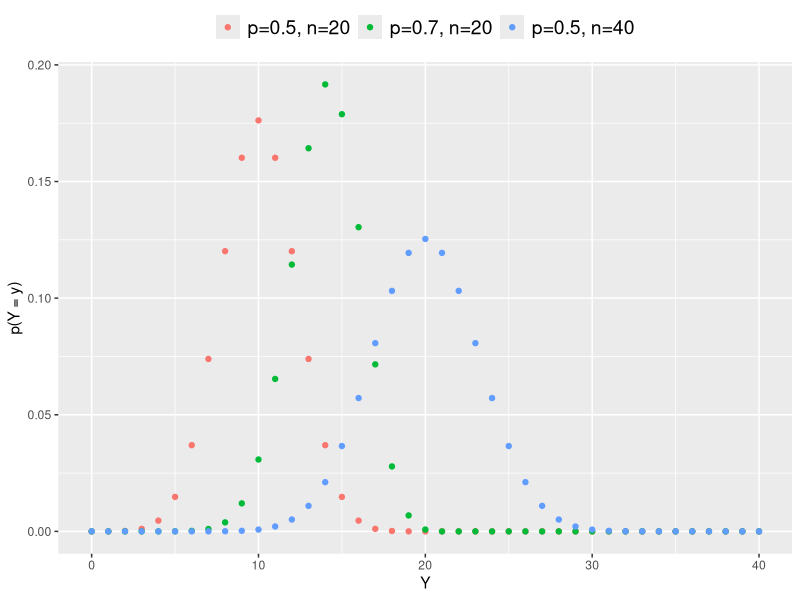
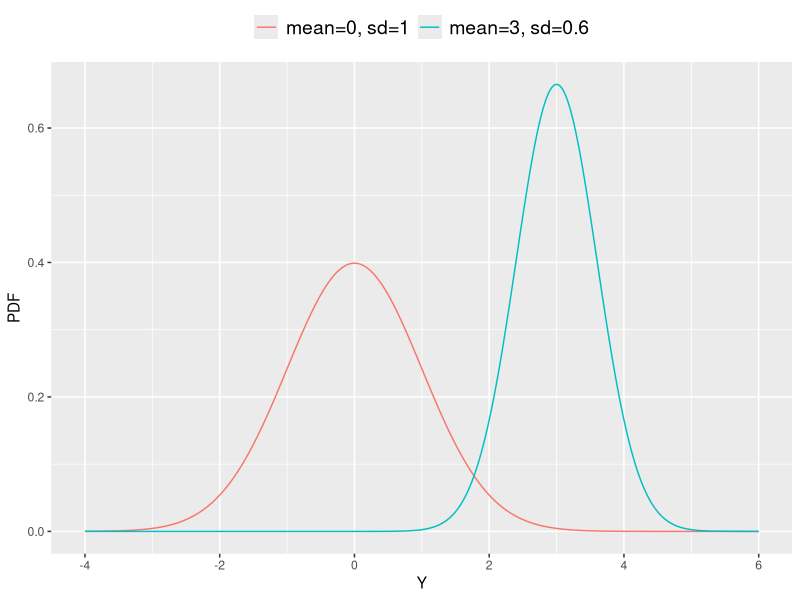
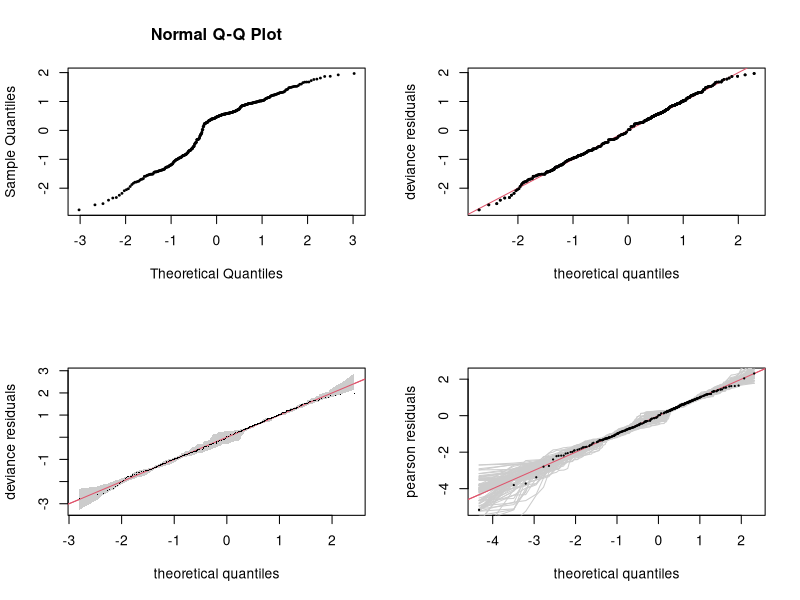
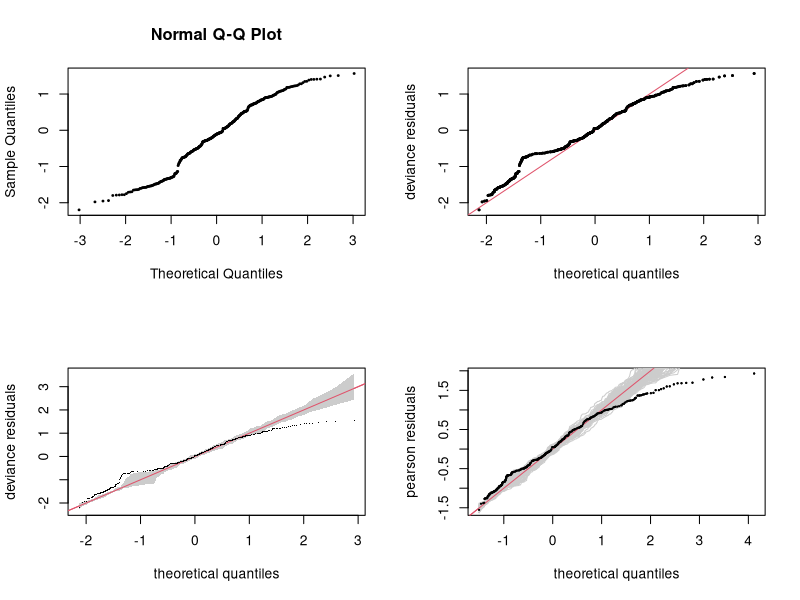
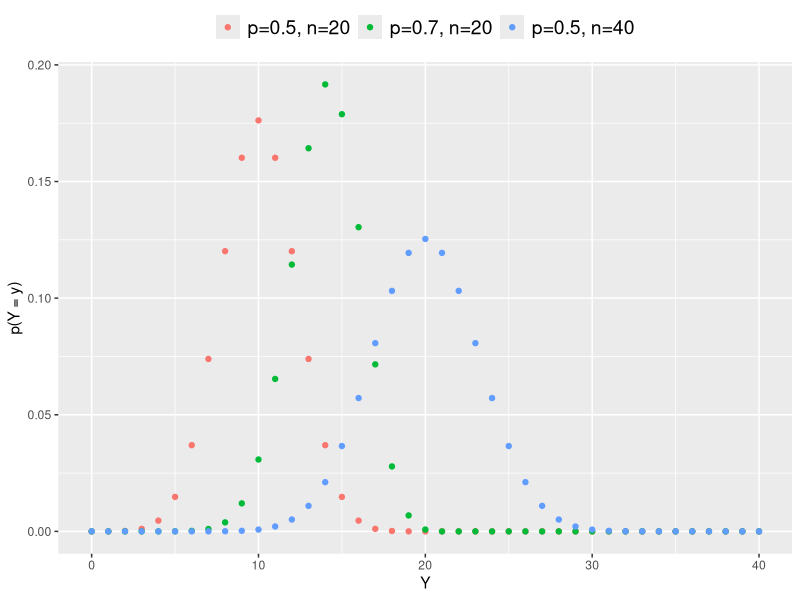
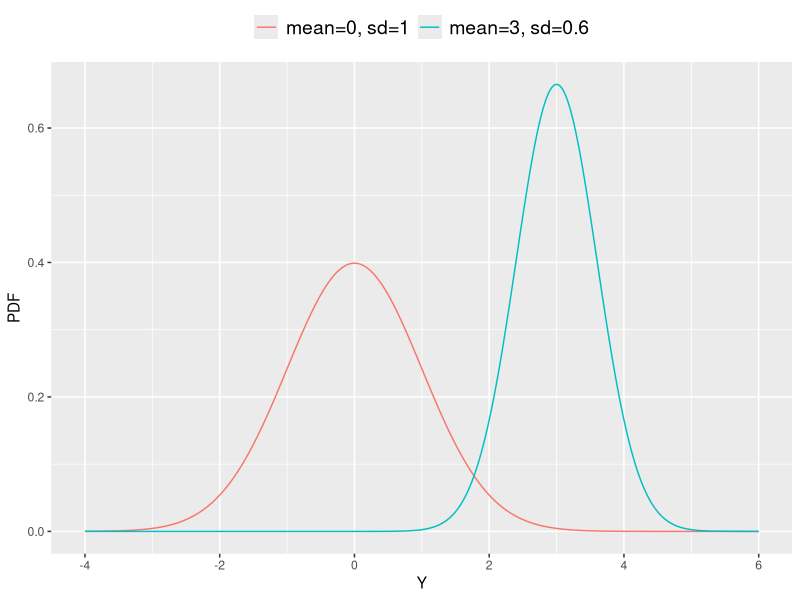

The R source for these figures, in order: (Note: this script raises an error after producing the figures.)
#Script RegressionModelOverview_MCF_PostWorkshop.r...Megan C. Ferguson...27 December 2021

  library(ggplot2)

  #What is the binomial distribution?

    #Plot the probability density functions for three Bin distributions:
    #dens1: p=0.5, n=20
    #dens2: p=0.7, n=20
    #dens3: p=0.5, n=40
      
      x <- seq(from=0, to=40, by=1)
      
      dens1 <- dbinom(x,
                     size=20,
                     prob = 0.5)
      
      dens2 <- dbinom(x,
                     size=20,
                     prob = 0.7)
      
      dens3 <- dbinom(x,
                     size=40,
                     prob = 0.5)
      
      df.dens <- cbind.data.frame(x, dens1, dens2, dens3)
      
      ggplot(df.dens, aes(x)) +
        geom_point(aes(y = dens1, colour = "dens1")) + 
        geom_point(aes(y = dens2, colour = "dens2")) +
        geom_point(aes(y = dens3, colour = "dens3")) +
        xlab("Y") +
        ylab("p(Y = y)") + 
        scale_color_hue(labels=c("p=0.5, n=20", 
                                 "p=0.7, n=20",
                                 "p=0.5, n=40")) +
        theme(legend.title = element_blank(),
              legend.text = element_text(size=14),
              legend.position = "top")
      ggsave(filename="Figures\\3_Binomial_Distributions.png",
             device="png", width=7.5, height=6.5, units="in")
      
  #What is the normal distribution?

    #Plot the probability density functions for two normal distributions:
    #dens1 has a mean=0 and standard deviation=1
    #dens2 has mean=3, sd=0.6
      x <- seq(from=-4, to=6, by=0.01)
      dens1 <- dnorm(x,
                     mean=0,
                     sd = 1)
      dens2 <- dnorm(x,
                     mean=3,
                     sd = 0.6)
      df.dens <- cbind.data.frame(x, dens1, dens2)
      ggplot(df.dens, aes(x)) +
        geom_line(aes(y = dens1, colour = "dens1")) + 
        geom_line(aes(y = dens2, colour = "dens2")) +
        xlab("Y") +
        ylab("PDF") + 
        scale_color_hue(labels=c("mean=0, sd=1", 
                                 "mean=3, sd=0.6")) +
        theme(legend.title = element_blank(),
              legend.text = element_text(size=14),
              legend.position = "top")        
      ggsave(filename="Figures\\2_Normal_Distributions.png",
             device="png", width=7.5, height=6.5, units="in")
      
  #A binomial, link="logit" (i.e., logistic) GAM from the mgcv package manual,
  #mgcv.pdf, page 200
      
    library(mgcv)
      
    ## simulate binomial data...
      set.seed(0) #Set seed for random number generator to get the same
                  #random numbers every time
      
      n.samp <- 400 #Set sample size
      
      dat <- gamSim(1,n=n.samp,dist="binary",scale=.33) #Simulate data
      
      p <- binomial()$linkinv(dat$f) ## binomial p
        #Break down the command above: Type ?stats::family in the R console to 
        #view the R helpfile that explains this further.
          B <- binomial() #Create an object called B that is class "family",
                          #in this case, the binomial family
          
          #Investgate B, which is a list with multiple named elements
            class(B) #The class of B.
            names(B) #The names assigned to B.
            B$family #The family name, as a character.
            B$link   #The name of the link function, as a character.
            B$linkfun#The link function, as a function.
                     #The logit link function is defined as log(p/(1-p))
            B$linkinv#The inverse of the link function, as a function.
                     #The inverse logit is exp(x)/(1 + exp(x))
            
          #So, binomial()$linkinv(dat$f) applies the inverse logit function
          #to the values stored in dat$f:
            
            test <- exp(dat$f)/(1 + exp(dat$f)) #Compute "p" manually
            summary(test - p) #These are identical

      n <- sample(c(1,3),n.samp,replace=TRUE) ## binomial n
        #Break down the command above: sample() is a function that 
        #randomly samples from the elements in c(1,3), n.samp times, with
        #replacement. n.samp is defined as 400 above. So, n is just a 
        #vector with 400 elements that is composed of a random assignment
        #of 1s and 3s, representing total # of trials for use by rbinom
        #below.
      
      dat$y <- rbinom(n,n,p)
        #Break down the command above: rbinom() creates length(n) random 
        #numbers from the binomial distribution. The binomial distribution
        #is defined by two parameters: 1) the number of trials (called n
        #here); and 2) the probability of success on each trial (p). The 
        #result is a vector y, the randomly-generated number of successes. 
        #The ith element of y, y[i], is the result
        #of randomly drawing from the binomial distribution with number of
        #trials equal to n[i] and probability of success on a single trial
        #equal to p[i]. y[i] corresponds to the number of successes out of 
        #n[i] trials.
      
      dat$n <- n #Save the n created above to dataframe dat
      
      lr.fit <- gam(y/n~s(x0)+s(x1)+s(x2)+s(x3),family=binomial,
                    data=dat,weights=n,method="REML")
        #Here, y/n is the proportion of successes, computed as the number
        #of successful trials divided by the total number of trials.
      
        #Also, note that the default link function for the binomial family 
        #is the logit. (See ?stats::family). The call above is identical to the
        #following:
          test <- gam(y/n~s(x0)+s(x1)+s(x2)+s(x3),family=binomial(link="logit"),
                      data=dat,weights=n,method="REML")
          summary(lr.fit)
          summary(test) #Identical to summary(lr.fit)

    par(mfrow=c(2,2))
    
    #The following code shows how to evaluate the fit of the model to the 
    #simulated data
    
      ## normal QQ-plot of deviance residuals
      qqnorm(residuals(lr.fit),pch=19,cex=.3)
      
      ## Quick QQ-plot of deviance residuals
      qq.gam(lr.fit,pch=19,cex=.3)
      
      ## Simulation based QQ-plot with reference bands
      qq.gam(lr.fit,rep=100,level=.9)
      
      ## Simulation based QQ-plot, Pearson resids, all
      ## simulated reference plots shown...
      qq.gam(lr.fit,rep=100,level=1,type="pearson",pch=19,cex=.2)
    
    ## Now fit the wrong model and check....
      #This shows what the model evaluation plots look like when the wrong
      #model is used to fit the data.
      pif <- gam(y~s(x0)+s(x1)+s(x2)+s(x3),family=poisson,data=dat,method="REML")
      par(mfrow=c(2,2))
      qqnorm(residuals(pif),pch=19,cex=.3)
      qq.gam(pif,pch=19,cex=.3)
      qq.gam(pif,rep=100,level=.9)
      qq.gam(pif,rep=100,level=1,type="pearson",pch=19,cex=.2)      
      dev.off()
          
  #Input Crance's bearded seal data and create preliminary models
      
    #Input data
      seal.dat <- read.csv("Data\\Bearded overwinter data - R figuring_forMF_byPng.csv")
      summary(seal.dat)
      
      #Rename some fields, to simplify
        idx <- which(names(seal.dat)=="X.yes")
        names(seal.dat)[idx] <- "Yes"
        
        idx <- which(names(seal.dat)=="X.Pngs")
        names(seal.dat)[idx] <- "Pngs"
        
      #Make sure Mooring is a factor variable
        seal.dat$Mooring <- as.factor(seal.dat$Mooring)
        summary(seal.dat)
                
    #CalJulian gam; logit link
    
      CalJulian.logit <- gam(Yes/Pngs ~ s(CalJulian, bs="cc"), #cyclic cubic regression spline
                                          data = seal.dat,
                                          weights = Pngs,
                                          method="REML",  #Restricted maximum likelihood to fit model
                                          family=binomial(link="logit"))
      plot(CalJulian.logit)
      
    #ActualJulianDate (scaled) gam; logit link
      
      #Scale ActualJulianDate to minimize chances of running into parameter estimation
      #issues during model fitting
      
        seal.dat$AJD <- seal.dat$ActualJulianDate/10000
        head(seal.dat$AJD)
        summary(seal.dat$ActualJulianDate)
        summary(seal.dat$AJD)

        AJD.logit <- gam(Yes/Pngs ~ s(AJD, bs="ts"), #thin plate regression spline w/ shrinkage
                                      data = seal.dat,
                                      weights = Pngs,
                                      method="REML",  
                                      family=binomial(link="logit"))
        plot(AJD.logit)
                                            
    #Ice gam; logit link
    
      Ice.logit <- gam(Yes/Pngs ~ s(Ice, bs="ts"), 
                                          data = seal.dat,
                                          weights = Pngs,
                                          method="REML",  
                                          family=binomial(link="logit"))
      plot(Ice.logit)

    #Distance gam; logit link.
    #Set k=7 in s(Distance) because there are only 7 unique distances and the 
    #default basis dimension for a ts spline is larger than that. See note about
    #k and choose.k in the Year gam below for more information. The default k
    #is 10, and if you try building the gam with the default setting you'll
    #get an error.
    
      Distance.logit.gam <- gam(Yes/Pngs ~ s(Distance, bs="ts", k=7), #specify k
                                          data = seal.dat,
                                          weights = Pngs,
                                          method="REML",  
                                          family=binomial(link="logit"))
      plot(Distance.logit.gam)

    #Year gam; logit link. Because there are only 5 years, need to set the argument
    #k (basis dimension) in the smooth term to a value <= 5 or else the following
    #error occurs: 
    #  "Error in smooth.construct.tp.smooth.spec(object, data, knots) : 
    #  A term has fewer unique covariate combinations than specified maximum 
    #  degrees of freedom"
    #See the choose.k helpfile for more information, including the following:
    #  "In practice k-1 (or k) sets the upper limit on the degrees of freedom 
    #   associated with an s smooth (1 degree of freedom is usually lost to the 
    #   identifiability constraint on the smooth)." 
    
      Year.logit.ts <- gam(Yes/Pngs ~ s(Year, bs="ts", k=5), #thin plate regression spline w/ shrinkage
                                          data = seal.dat,
                                          weights = Pngs,
                                          method="REML",  
                                          family=binomial(link="logit"))
      plot(Year.logit.ts)
      
      #Build model with cs smooth, just out of curiosity, to compare with ts model
        Year.logit.cs <- gam(Yes/Pngs ~ s(Year, bs="cs", k=5), #cubic regression spline w/ shrinkage
                                            data = seal.dat,
                                            weights = Pngs,
                                            method="REML",  
                                            family=binomial(link="logit"))
        plot(Year.logit.cs)

    #Global gam. Mooring as a fixed factor affecting only intercept (this is 
    #likely a poor choice). logit link.
    
      global.logit.int <- gam(Yes/Pngs ~ s(CalJulian, bs="cc") + 
                                       Mooring + #Mooring as a fixed effect (factor) that
                                                 #  can only affect the intercept
                                       s(Ice, bs="ts") +       
                                       s(Year, bs="ts", k=5),
                            data = seal.dat,
                            weights = Pngs,
                            method="REML",                     
                            family=binomial(link="logit"))
      plot(global.logit.int) #Note that the plots are all scaled to have the
      #same range on the y-axis. Can change that using the scale argument
      #to plot.gam, as follows:
        plot(global.logit.int, scale=0)
                              
    #CalJulian hgam. "GS" model structure from Pedersen et al. (2019), with mooring  
    #as a factor in the smooth for CalJulian, creating a shared global trend with
    #individual smooths for each mooring, and each factor-level smooth shares
    #the same smoothing parameter. 
    #logit link. For more information on bs="fs", see  
    #?mgcv::factor.smooth.interaction.
    
      #I don't think this is the best way to model this. See CalJulian.logit.GS.xt
      #and associated notes below for a better approach and rationale.   
        CalJulian.logit.GS <- gam(Yes/Pngs ~ s(CalJulian, bs="cc", m=2) +
                                           s(CalJulian, Mooring, bs="fs", m=2), #not sure if I need "cc" anywhere here
                            data = seal.dat,
                            weights = Pngs,
                            method="REML",                     
                            family=binomial(link="logit"))
        plot(CalJulian.logit.GS)
      
      #I think the next model is the correct model because it specifies cc splines  
      #for the global smooth and also for each factor level smooth. The following
      #is from ?mgcv::factor.smooth.interaction :
      #  "Any singly penalized basis can be used to smooth at each factor level. 
      #  The default is "tp", but alternatives can be supplied in the xt argument 
      #  of s (e.g. s(x,fac,bs="fs",xt="cr") or s(x,fac,bs="fs",xt=list(bs="cr")). 
      #  The k argument to s(...,bs="fs") refers to the basis dimension to use for 
      #  each level of the factor variable."      
      
        CalJulian.logit.GS.xt <- gam(Yes/Pngs ~ s(CalJulian, bs="cc", m=2) + 
                                                s(CalJulian, Mooring, bs="fs", 
                                                  xt=list(bs="cc"), m=2), #cc
                            data = seal.dat,
                            weights = Pngs,
                            method="REML",                     
                            family=binomial(link="logit"))
        plot(CalJulian.logit.GS.xt)
        
    #AJD hgam. "GS" model structure from Pedersen et al. (2019), with mooring  
    #as a factor in the smooth for AJD, creating a shared global trend with
    #individual smooths for each mooring that share the smoothing parameter. 
    #logit link. For more information on bs="fs", see  
    #?mgcv::factor.smooth.interaction. Use "tx" splines for the global and 
    #all factor-level smooths.
    
      #This model didn't run with bs="ts" and I don't know why. Maybe it's not
      #possible to use shrinkage smoothers with bs="fs"?
        not.run <- TRUE
        if(!not.run){ #Do not run this code if not.run is TRUE
          AJD.logit.GS <- gam(Yes/Pngs ~ s(AJD, bs="ts", m=2) +
                                       s(AJD, Mooring, bs="fs", 
                                         xt=list(bs="ts"), m=2),
                              data = seal.dat,
                              weights = Pngs,
                              method="REML",                     
                              family=binomial(link="logit"))
          plot(AJD.logit.GS)
        }
      
      #Shrinkage smoother for global; regular tp smoother for factor levels    
        AJD.logit.GS.ts <- gam(Yes/Pngs ~ s(AJD, bs="ts", m=2) +
                                     s(AJD, Mooring, bs="fs", m=2),
                            data = seal.dat,
                            weights = Pngs,
                            method="REML",                     
                            family=binomial(link="logit"))
        plot(AJD.logit.GS.ts)
      
      #Regular tp smoothers for all smooths  
        AJD.logit.GS.tp <- gam(Yes/Pngs ~ s(AJD, bs="tp", m=2) +
                                     s(AJD, Mooring, bs="fs", 
                                         xt=list(bs="tp"), m=2),
                            data = seal.dat,
                            weights = Pngs,
                            method="REML",                     
                            family=binomial(link="logit"))
        plot(AJD.logit.GS.tp)

    #Ice hgam. "GS" model structure from Pedersen et al. (2019), with mooring  
    #as a factor in the smooth for Ice, creating a shared global trend with
    #individual smooths for each mooring that share the smoothing parameter. 
    #logit link.
    
      Ice.logit.GS <- gam(Yes/Pngs ~ s(Ice, bs="ts", m=2) + 
                                     s(Ice, Mooring, bs="fs", m=2), 
                            data = seal.dat,
                            weights = Pngs,
                            method="REML",                     
                            family=binomial(link="logit"))
      plot(Ice.logit.GS)
      
    #Create a fake latitude variable, numbered 1:9 from south to north based on 
    #mooring location. Based on the mooring map in Jess's manuscript, I think
    #the correct order is as follows:
    # 1: NM1
    # 2: KZ1
    # 3: PH1
    # 4: CL1
    # 5: IC1
    # 6: WT1
    # 7: IC2
    # 8: BF2
    # 9: IC3
      
      Fake.Lat <- rep(NA, length=nrow(seal.dat))
      Fake.Lat[which(seal.dat$Mooring == "NM1")] <- 1
      Fake.Lat[which(seal.dat$Mooring == "KZ1")] <- 2
      Fake.Lat[which(seal.dat$Mooring == "PH1")] <- 3
      Fake.Lat[which(seal.dat$Mooring == "CL1")] <- 4
      Fake.Lat[which(seal.dat$Mooring == "IC1")] <- 5
      Fake.Lat[which(seal.dat$Mooring == "WT1")] <- 6
      Fake.Lat[which(seal.dat$Mooring == "IC2")] <- 7
      Fake.Lat[which(seal.dat$Mooring == "BF2")] <- 8
      Fake.Lat[which(seal.dat$Mooring == "IC3")] <- 9
      
      seal.dat$Fake.Lat <- Fake.Lat
      
      summary(seal.dat$Fake.Lat)
      summary(as.factor(seal.dat$Fake.Lat))
      summary(seal.dat$Mooring)
      
    #Bivariate smooth of AJD and Fake.Lat. logit link.
      
        AJD.Fake.Lat.logit <- gam(Yes/Pngs ~ te(AJD, Fake.Lat, bs="ts"), #tensor product spline
                                      data = seal.dat,
                                      weights = Pngs,
                                      method="REML",  
                                      family=binomial(link="logit"))
        plot(AJD.Fake.Lat.logit)
      
    #Trivariate smooth of AJD, Fake.Lat, and Ice. logit link.
      
        AJD.Fake.Lat.Ice.logit <- gam(Yes/Pngs ~ te(AJD, Fake.Lat, Ice, bs="ts"),
                                      data = seal.dat,
                                      weights = Pngs,
                                      method="REML",  
                                      family=binomial(link="logit"))
        plot(AJD.Fake.Lat.Ice.logit) #These default figures are awful!!
          #I think each plot is showing Fake.Lat on the x-axis and AJD on the 
          #y-axis. Then, each plot sets Ice to be a constant value, and the
          #colors and contours show the value of the spline. I think the 
          #supplementary files for Pedersen et al. 2019 likely have good
          #examples of how to build better plots for these types of models.
          #Files available at https://github.com/eric-pedersen/mixed-effect-gams;
          #open supplemental_code.r and search for bird_modGS, which is Figure
          #12 in the manuscript.
          
    #AJD and Ice hgam. "GS" model structure from Pedersen et al. (2019), with mooring  
    #as a factor in the smooth for AJD and Ice, creating a shared global trend with
    #individual smooths for each mooring that share the smoothing parameter. 
    #logit link. See p. 15 of Pedersen et al. 2019 for coding details and his
    #supplemental_code.r for plotting suggestions. 
    
      #This model takes a while to build.  
        AJD.Ice.logit.GS <- gam(Yes/Pngs ~ te(AJD, Ice, bs="tp", m=2) + 
                                         t2(AJD, Ice, Mooring, 
                                            bs=c("tp", "tp", "re"),
                                            m=2, full=TRUE), 
                                        data = seal.dat,
                                        weights = Pngs,
                                        method="REML",                     
                                        family=binomial(link="logit"))
        plot(AJD.Ice.logit.GS) #This plot is not very helpful
          
    #Other types of variables and models to consider:
    # i. Consider examining latitude of each mooring instead of 
    #    mooring as a factor variable.
    # ii. Regular gam with a bivariate tensor product smooth 
    #      te(date, latitude). From the ?te helpfile: 
    #      "Tensor product smooths are especially useful for representing 
    #       functions of covariates measured in different units, although they 
    #       are typically not quite as nicely behaved as t.p.r.s. smooths for 
    #       well scaled covariates." In other words, te smooths can be anisotropic,
    #       whereas tprs smooths are only isotropic.
    # iii. Regular gam with a trivariate smooth: te(date, latitude, ice)
    # iv. Evaluate whether the logit link is appropriate. Another potential
    #    link fcn to use is the cloglog link.
    # v. Evaluate whether the binomial distribution is appropriate. If there
    #   are an overwhelmingly large number of zeros in the data, a zero-inflated
    #   binomial model might be better.
        
        
    #Models that MCF added on 12.27
        
      CalJulian.Ice.logit.GS <- gam(Yes/Pngs ~ te(CalJulian, Ice, bs=c("cc","tp"), m=2) + 
                                         t2(CalJulian, Ice, Mooring, 
                                            bs=c("cc", "tp", "re"),
                                            m=2, full=TRUE), 
                                        data = seal.dat,
                                        weights = Pngs,
                                        method="REML",                     
                                        family=binomial(link="logit"))
      gam.check(CalJulian.Ice.logit.GS)
      #Examine residuals further to see if k is an issue 
        resids <- residuals.gam(CalJulian.Ice.logit.GS)
        CalJulian.Ice.logit.GS.resids <- gam(Yes/Pngs ~ te(CalJulian, Ice, bs=c("cc","tp"), m=2, k=20), 
                                                              data = seal.dat,
                                                              weights = Pngs,
                                                              method="REML",                     
                                                              family=binomial(link="logit"))
      
      
      #Try increasing k. See mgcv helpfiles for choose.k, te, and gam.check  
        CalJulian.Ice.logit.GS.k20 <- gam(Yes/Pngs ~ te(CalJulian, Ice, bs=c("cc","tp"), m=2, k=20) + 
                                         t2(CalJulian, Ice, Mooring, 
                                            bs=c("cc", "tp", "re"),
                                            m=2, full=TRUE), 
                                        data = seal.dat,
                                        weights = Pngs,
                                        method="REML",                     
                                        family=binomial(link="logit"))
        gam.check(CalJulian.Ice.logit.GS.k20)
        
        #Examine residuals further to see if k is an issue 
          resids.k20 <- residuals.gam(CalJulian.Ice.logit.GS.k20)
          CalJulian.Ice.logit.GS.k20.resids <- gam(Yes/Pngs ~ te(CalJulian, Ice, bs=c("cc","tp"), m=2, k=25), 
                                                              data = seal.dat,
                                                              weights = Pngs,
                                                              method="REML",                     
                                                              family=binomial(link="logit"))
          
          
          
          
          
          
          
          
          
          
          
          
          
          
          
          
          
          
          
          
          
          
          
          
          
          
          
          
          
          
          
          
          
          
      